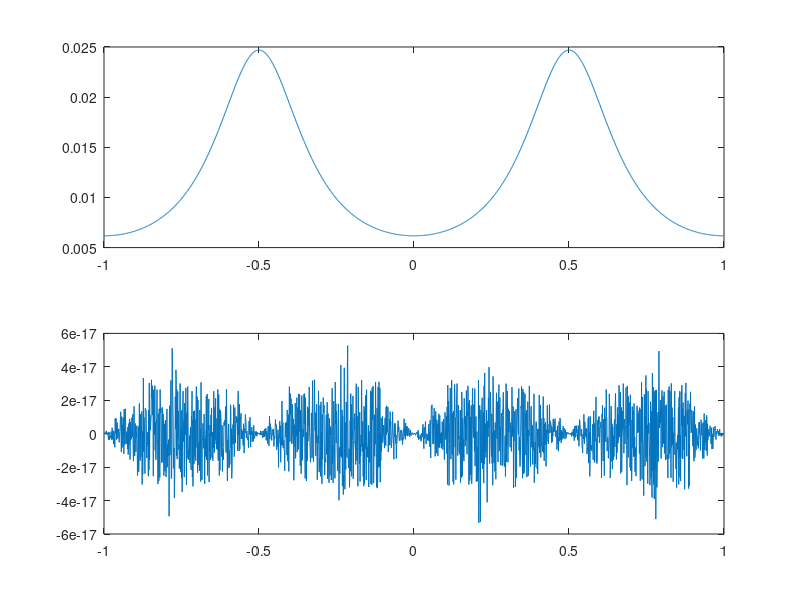

Write the MATLAB code that produced this figure.
k = [-100:100];
fset = [-1:0.001:1];
rx = (-1/3).^abs(k);
s = zeros(size(fset));
for i = 1:length(s)
    tmp = exp(-j*2*pi*fset(i).*k);
    s(i) = 1/81*sum(tmp.*rx);
end
subplot(2,1,1);
plot(fset,abs(s));
subplot(2,1,2);
plot(fset,angle(s));